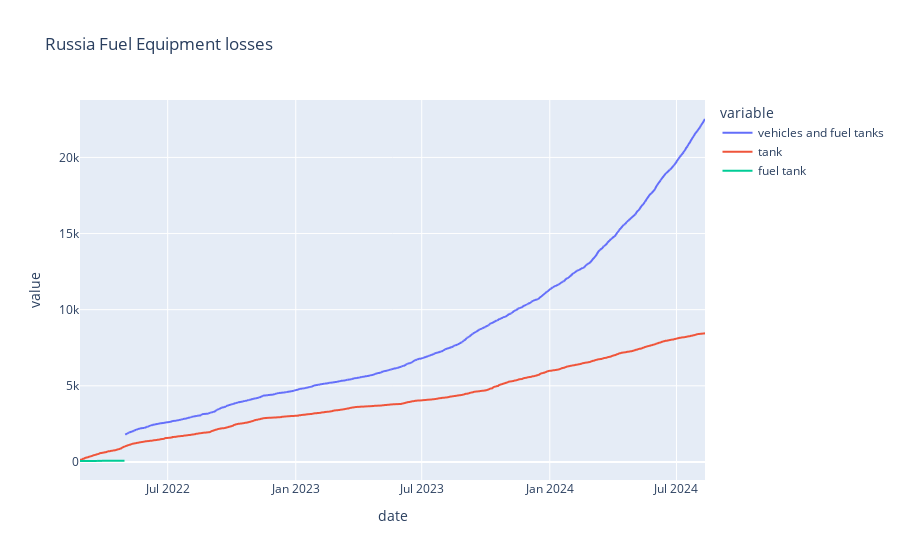
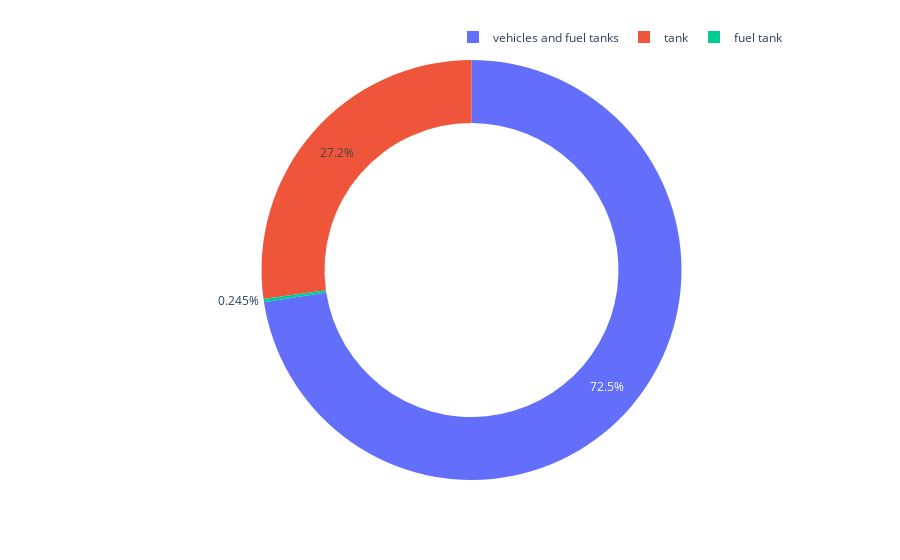

Source (notebook cell) for these figures, in order:
### Markdown cell above
**Drones are the ones with the most losses. and aircraft and helicopter have similar values.**

**Why are drone losses increasing??**
> Ukraine has seen significant benefits from the use of drones, and Russia has also responded by utilizing drones.
Over tims, as more cost-effective frones were deployed, it's expected that losses have also incresed.

### Code cell
# Graph about Russia Fuel Equipment losses.
fig = px.line(df_loss_e, x = 'date', y = ['vehicles and fuel tanks', 'tank', 'fuel tank'], template = 'plotly', title = 'Russia Fuel Equipment losses')
fig.show()

names = ['vehicles and fuel tanks', 'tank', 'fuel tank']
values = [df_loss_e['vehicles and fuel tanks'].max(), df_loss_e['tank'].max(), df_loss_e['fuel tank'].max()]
fig = px.pie(names = names, values = values, hole = .7, template = 'plotly')
fig.update_layout(title_x = 0.5, legend = dict(orientation = 'h', yanchor = 'bottom', y = 1.02, xanchor = 'right', x = 1))

### Figure 1 — Plotly figure (JSON) as saved in the notebook; plotly's stock layout.template omitted (floating-point values rounded to 4 significant figures; data arrays with more than 128 entries replaced by an {"elided": "..."} marker saying what was removed)
{"data": [{"hovertemplate": "variable=vehicles and fuel tanks<br>date=%{x}<br>value=%{y}<extra></extra>", "legendgroup": "vehicles and fuel tanks", "line": {"color": "#636efa", "dash": "solid"}, "marker": {"symbol": "circle"}, "mode": "lines", "name": "vehicles and fuel tanks", "showlegend": true, "type": "scattergl", "x": {"elided": "899 str values"}, "xaxis": "x", "y": {"elided": "899 float values"}, "yaxis": "y"}, {"hovertemplate": "variable=tank<br>date=%{x}<br>value=%{y}<extra></extra>", "legendgroup": "tank", "line": {"color": "#EF553B", "dash": "solid"}, "marker": {"symbol": "circle"}, "mode": "lines", "name": "tank", "showlegend": true, "type": "scattergl", "x": {"elided": "899 str values"}, "xaxis": "x", "y": {"elided": "899 float values"}, "yaxis": "y"}, {"hovertemplate": "variable=fuel tank<br>date=%{x}<br>value=%{y}<extra></extra>", "legendgroup": "fuel tank", "line": {"color": "#00cc96", "dash": "solid"}, "marker": {"symbol": "circle"}, "mode": "lines", "name": "fuel tank", "showlegend": true, "type": "scattergl", "x": {"elided": "899 str values"}, "xaxis": "x", "y": {"elided": "899 float values"}, "yaxis": "y"}], "layout": {"legend": {"title": {"text": "variable"}, "tracegroupgap": 0}, "title": {"text": "Russia Fuel Equipment losses"}, "xaxis": {"anchor": "y", "domain": [0.0, 1.0], "title": {"text": "date"}}, "yaxis": {"anchor": "x", "domain": [0.0, 1.0], "title": {"text": "value"}}}}

### Figure 2 — Plotly figure (JSON) as saved in the notebook; plotly's stock layout.template omitted (floating-point values rounded to 4 significant figures)
{"data": [{"domain": {"x": [0.0, 1.0], "y": [0.0, 1.0]}, "hole": 0.7, "hovertemplate": "label=%{label}<br>value=%{value}<extra></extra>", "labels": ["vehicles and fuel tanks", "tank", "fuel tank"], "legendgroup": "", "name": "", "showlegend": true, "type": "pie", "values": [22520.0, 8447.0, 76.0]}], "layout": {"legend": {"orientation": "h", "tracegroupgap": 0, "x": 1, "xanchor": "right", "y": 1.02, "yanchor": "bottom"}, "margin": {"t": 60}, "title": {"x": 0.5}}}
